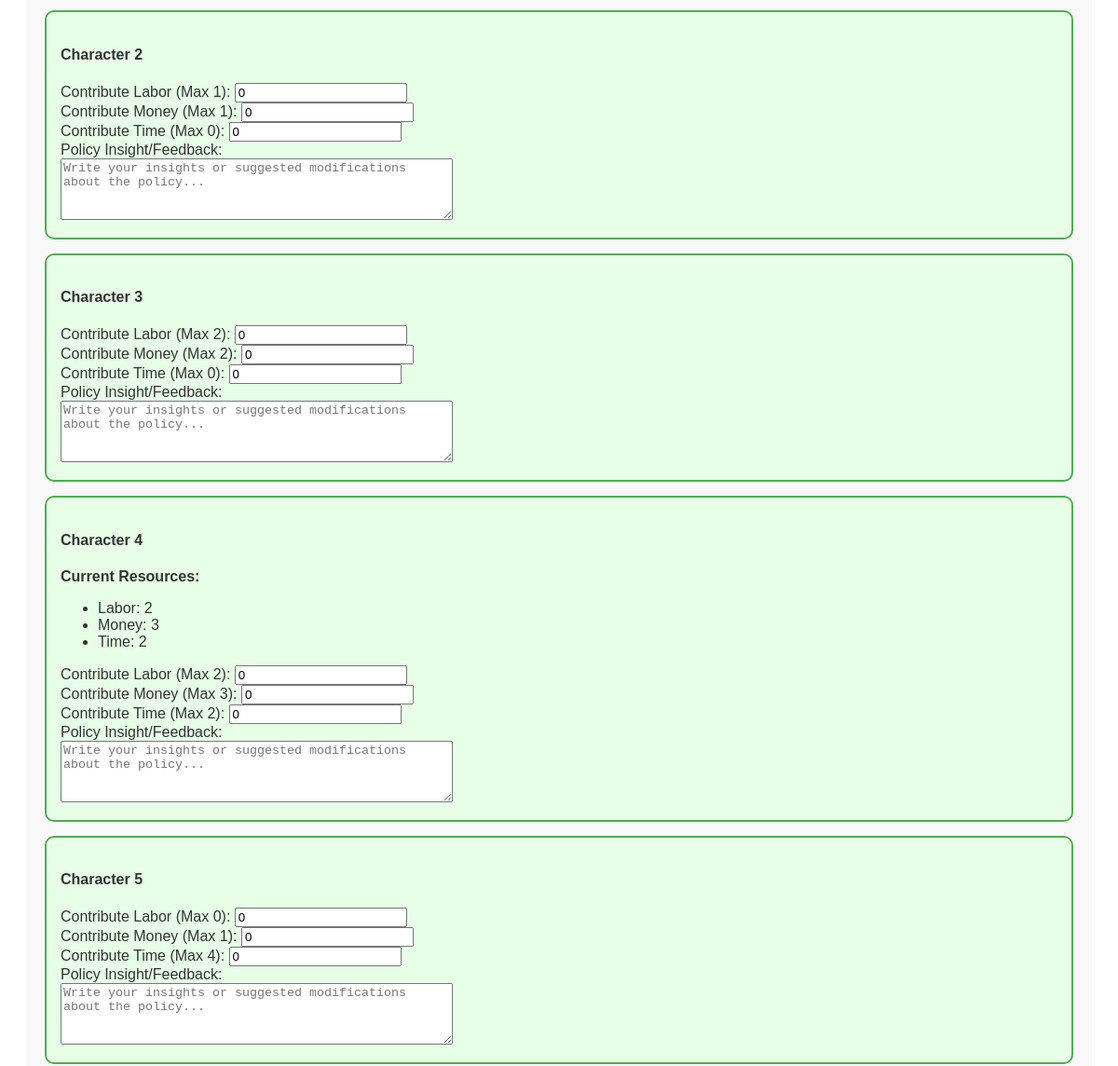
Page /project/5 (signed in, middle part) on the earlier database version.
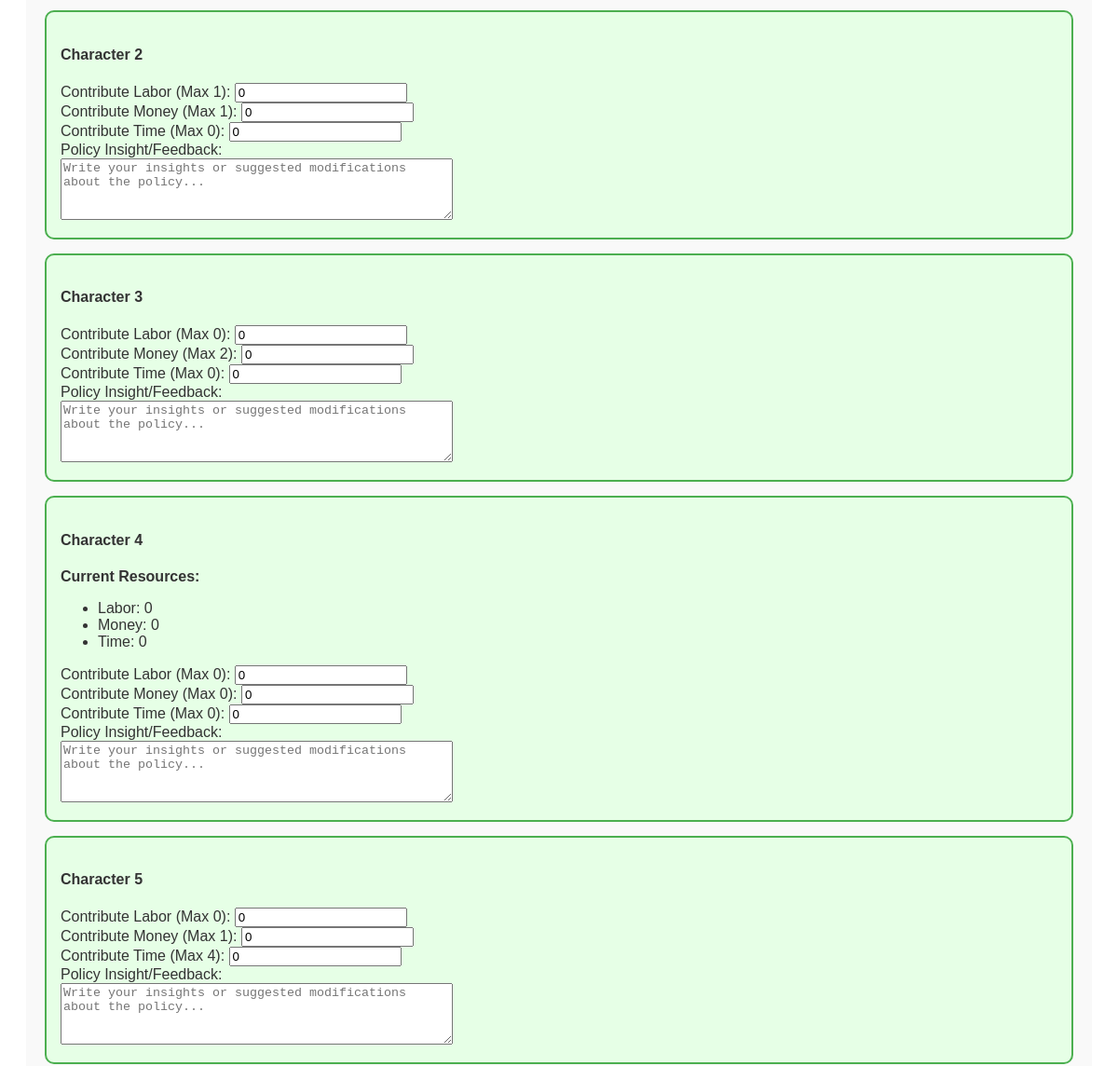
Same page on the later database version.
### app/models.py (models this page shows, shortened)
class User(UserMixin, db.Model):
    __tablename__ = "users"
    id = db.Column(db.Integer, primary_key=True)
    character_name = db.Column(db.String(64), unique=True, nullable=False)
    interests = db.Column(db.Text, nullable=True)
    utility_criteria = db.Column(db.Text, nullable=True)
    starting_resources = db.Column(db.Text, nullable=True)
    reading = db.Column(db.Text, nullable=True)
    resources = db.relationship("Resource", backref="user", lazy=True)
    metrics = db.relationship("Metric", backref="user", lazy=True)

class Resource(db.Model):
    __tablename__ = "resources"
    id = db.Column(db.Integer, primary_key=True)
    type = db.Column(db.String(64), nullable=False)  # 'Time', 'Money', 'Labor'
    amount = db.Column(db.Integer, default=0, nullable=False)
    user_id = db.Column(db.Integer, db.ForeignKey("users.id"), nullable=False)

### app/routes.py (the view, shortened to what this page needs)
@main.route("/project/<int:project_id>", methods=["GET", "POST"])
@login_required
def project_detail(project_id):
    project = Project.query.get_or_404(project_id)
    users = User.query.all()
    required_resources = parse_resources(project.required_resources)
    user_insights = {}
    return render_template(
        "project_detail.html", project=project, users=users, user_insights=user_insights
    )

### app/routes.py (called while the page is built)
@login_manager.user_loader
def load_user(user_id):
    return User.query.get(int(user_id))

### app/utils.py (called while the page is built)
def parse_resources(resource_string):
    resource_dict = {}
    resources = resource_string.split(", ")
    for resource in resources:
        if ": " in resource:
            key, value = resource.split(": ")
            resource_dict[key.lower()] = int(value)
    return resource_dict

### app/templates/project_detail.html (shortened to what this page needs)
{% extends "base.html" %}
{% block content %}
<form method="POST">
    {% for user in users %}
    <div class="user-box">
        <h4>{{ user.character_name }}</h4>
        {% if user.id == current_user.id %}
        <p><strong>Current Resources:</strong></p>
        <ul>
            {% set user_resources = user.resources|groupby('type') %}
            {% for resource_type, resources in user_resources %}
            <li>{{ resource_type }}: {{ resources[0].amount }}</li>
            {% endfor %}
        </ul>
        {% endif %}
        <label>Contribute Labor (Max {{ user.resources | selectattr('type', 'equalto', 'Labor') |
            map(attribute='amount') | sum }}):</label>
        <input type="number" name="contribute_labor_{{ user.id }}" min="0" value="0"><br>
        <label>Contribute Money (Max {{ user.resources | selectattr('type', 'equalto', 'Money') |
            map(attribute='amount') | sum }}):</label>
        <input type="number" name="contribute_money_{{ user.id }}" min="0" value="0"><br>
        <label>Contribute Time (Max {{ user.resources | selectattr('type', 'equalto', 'Time') |
            map(attribute='amount') | sum }}):</label>
        <input type="number" name="contribute_time_{{ user.id }}" min="0" value="0"><br>
        <label>Policy Insight/Feedback:</label><br>
        <textarea name="policy_insight_{{ user.id }}" rows="4" cols="50"
            placeholder="Write your insights or suggested modifications about the policy...">{{ user_insights[user.id] if user_insights else '' }}</textarea><br>
    </div>
    {% endfor %}
    <label for="majority-vote">Achieved majority vote</label><br>
    <label for="revised-policy-vote">Revised policy achieved majority vote</label><br>
</form>
{% endblock %}

Differences in the rows shown:
computed for User "Character 3": resources|selectattr "2" → "0"
computed for User "Character 4": resources|selectattr "2" → "0"; resources|selectattr "3" → "0"
changed Resource "Labor": amount "2" → "0"
changed Resource "Money": amount "3" → "0"
changed Resource "Time": amount "2" → "0"
